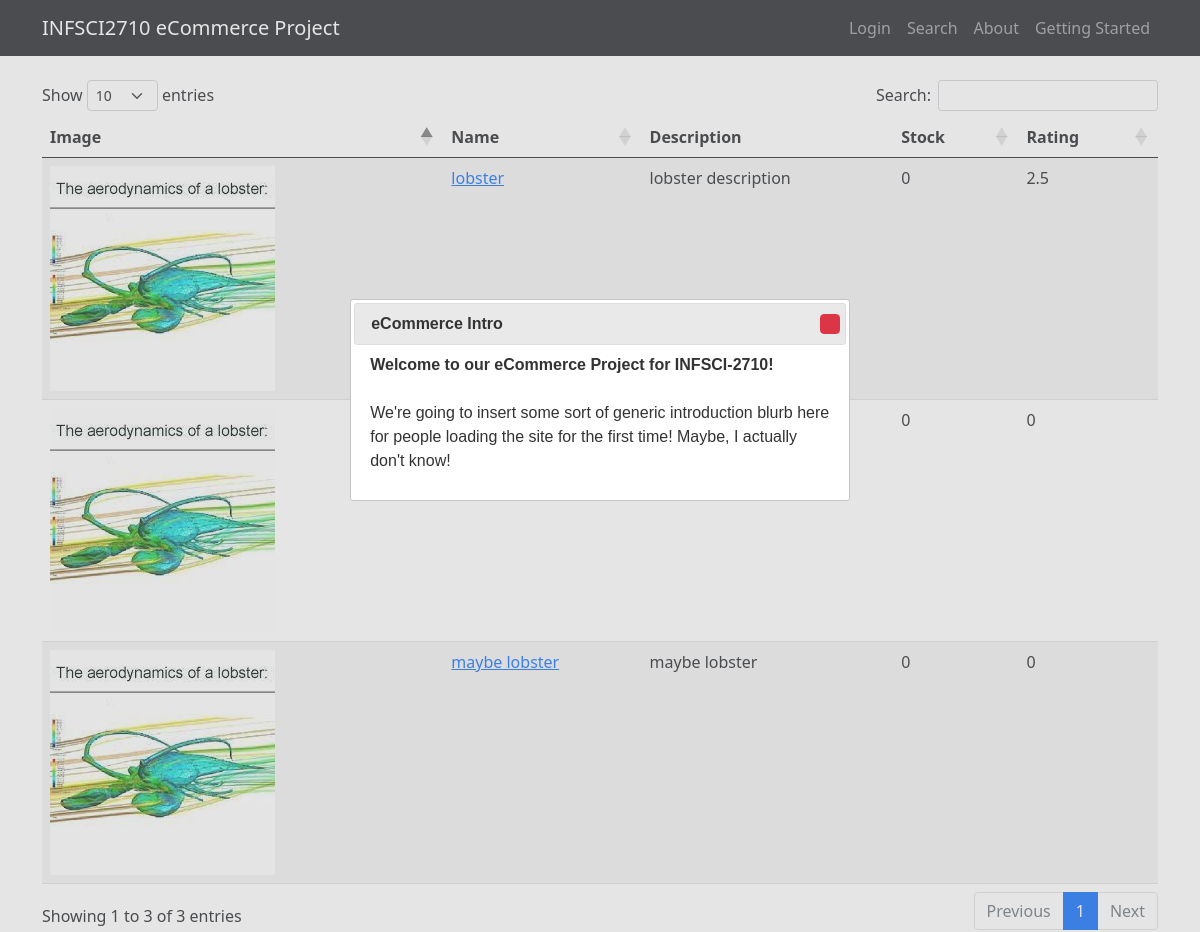
The app's page /products/, older data.
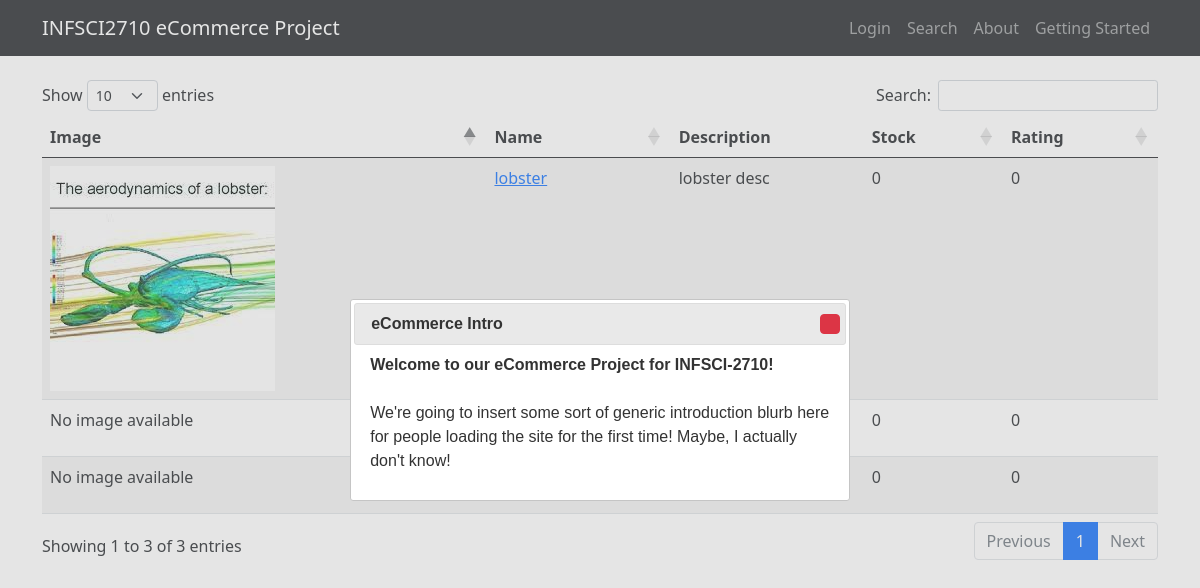
The same page, newer data.
### app/models.py (models this page shows, shortened)
class Product(models.Model):
    name = models.CharField(max_length=200)
    description = models.TextField()
    price = models.DecimalField(max_digits=10, decimal_places=2)
    category = models.ForeignKey(Category, related_name='products', on_delete=models.PROTECT)
    image = models.ImageField(upload_to='product_images/', blank=True, null=True)
    listed = models.BooleanField(default=True)
    def avg_rating(self):
        ratings = Review.objects.filter(product = self)
        if len(ratings) > 0:
            avg = 0
            for rating in ratings:
                avg = avg + rating.rating
            return avg / len(ratings)
        else:
            return 0
    def total_stock(self):
        items = Inventory.objects.filter(product = self)
        stock = 0
        for item in items:
            stock = stock + item.quantity
        return stock

class Review(models.Model):
    customer = models.ForeignKey(Customer, related_name='reviews', on_delete=models.CASCADE)
    product = models.ForeignKey(Product, related_name='reviews', on_delete=models.CASCADE)
    rating = models.PositiveSmallIntegerField(validators=[MinValueValidator(1), MaxValueValidator(5)])
    comment = models.CharField(max_length=1000)

### app/views.py (the view)
# urls.py: path('products/', views.product_list, name='product_list'),
def product_list(request):
    products = Product.objects.filter(listed = True)
    return render(request, 'product_list.html', {'products_list': products})

### templates/product_list.html (shortened to what this page needs)
{% extends "base.html" %}
{% block content %}
<div class="container mt-4">
    <table id="productsTable" class="table table-striped" style="width:100%">
        <thead>
            <tr>
                <th>Image</th>
                <th>Name</th>
                <th>Description</th>
                <th>Stock</th>
                <th>Rating</th>
            </tr>
        </thead>
        <tbody>
            {% for product in products_list %}
            <tr>
                <td>
                    {% if product.image %}
                    <img src="{{ product.image.url }}" alt="{{ product.name }}" class="img-fluid">
                    {% else %}
                    <p>No image available</p>
                    {% endif %}
                </td>
                <td>
                    <a href="{% url 'product_page' product.id %}">{{ product.name }}</a>
                </td>
                <td>
                    {{ product.description }}
                </td>
                <td>
                    {{ product.total_stock }}
                </td>
                <td>
                    {{ product.avg_rating }}
                </td>
            </tr>
            {% endfor %}
        </tbody>
    </table>
</div>
{% endblock %}

Row changes from the older to the newer data that the page shows:
changed Product "lobster": description "lobster description" → "lobster desc"; avg_rating "2.5" → "0"
changed Product (number 2 of 3 on the later page): image: picture removed; now shows "No image available"
changed Product (number 3 of 3 on the later page): image: picture removed; name "maybe lobster" → (not shown); description "maybe lobster" → (not shown); now shows "No image available"
